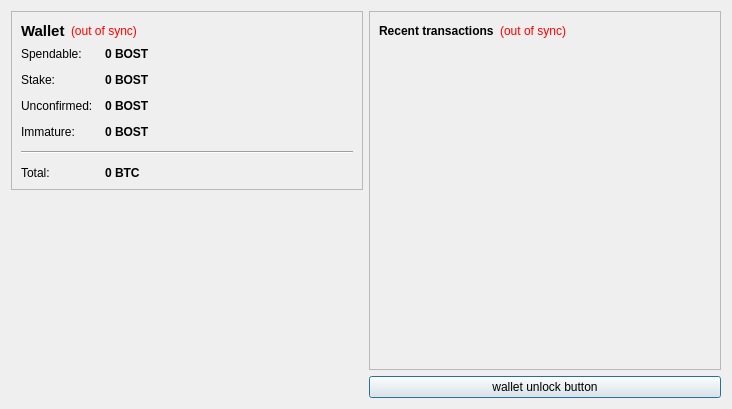
<?xml version="1.0" encoding="UTF-8"?>
<ui version="4.0">
 <class>OverviewPage</class>
 <widget class="QWidget" name="OverviewPage">
  <property name="geometry">
   <rect>
    <x>0</x>
    <y>0</y>
    <width>732</width>
    <height>409</height>
   </rect>
  </property>
  <property name="windowTitle">
   <string>Form</string>
  </property>
  <layout class="QHBoxLayout" name="horizontalLayout" stretch="0,0">
   <item>
    <layout class="QVBoxLayout" name="verticalLayout_2">
     <item>
      <widget class="QFrame" name="frame">
       <property name="frameShape">
        <enum>QFrame::StyledPanel</enum>
       </property>
       <property name="frameShadow">
        <enum>QFrame::Raised</enum>
       </property>
       <layout class="QVBoxLayout" name="verticalLayout_4">
        <item>
         <layout class="QHBoxLayout" name="horizontalLayout_4">
          <item>
           <widget class="QLabel" name="label_5">
            <property name="font">
             <font>
              <pointsize>11</pointsize>
              <weight>75</weight>
              <bold>true</bold>
             </font>
            </property>
            <property name="text">
             <string>Wallet</string>
            </property>
           </widget>
          </item>
          <item>
           <widget class="QLabel" name="labelWalletStatus">
            <property name="toolTip">
             <string>The displayed information may be out of date. Your wallet automatically synchronizes with the Aerocoin network after a connection is established, but this process has not completed yet.</string>
            </property>
            <property name="styleSheet">
             <string notr="true">QLabel { color: red; }</string>
            </property>
            <property name="text">
             <string notr="true">(out of sync)</string>
            </property>
            <property name="alignment">
             <set>Qt::AlignLeading|Qt::AlignLeft|Qt::AlignVCenter</set>
            </property>
           </widget>
          </item>
          <item>
           <spacer name="horizontalSpacer_2">
            <property name="orientation">
             <enum>Qt::Horizontal</enum>
            </property>
            <property name="sizeHint" stdset="0">
             <size>
              <width>40</width>
              <height>20</height>
             </size>
            </property>
           </spacer>
          </item>
         </layout>
        </item>
        <item>
         <layout class="QFormLayout" name="formLayout_2">
          <property name="fieldGrowthPolicy">
           <enum>QFormLayout::AllNonFixedFieldsGrow</enum>
          </property>
          <property name="horizontalSpacing">
           <number>12</number>
          </property>
          <property name="verticalSpacing">
           <number>12</number>
          </property>
          <item row="0" column="0">
           <widget class="QLabel" name="label">
            <property name="text">
             <string>Spendable:</string>
            </property>
           </widget>
          </item>
          <item row="0" column="1">
           <widget class="QLabel" name="labelBalance">
            <property name="font">
             <font>
              <weight>75</weight>
              <bold>true</bold>
             </font>
            </property>
            <property name="cursor">
             <cursorShape>IBeamCursor</cursorShape>
            </property>
            <property name="toolTip">
             <string>Your current spendable balance</string>
            </property>
            <property name="text">
             <string notr="true">0 BOST</string>
            </property>
            <property name="textInteractionFlags">
             <set>Qt::LinksAccessibleByMouse|Qt::TextSelectableByKeyboard|Qt::TextSelectableByMouse</set>
            </property>
           </widget>
          </item>
          <item row="1" column="0">
           <widget class="QLabel" name="label_6">
            <property name="text">
             <string>Stake:</string>
            </property>
           </widget>
          </item>
          <item row="1" column="1">
           <widget class="QLabel" name="labelStake">
            <property name="font">
             <font>
              <weight>75</weight>
              <bold>true</bold>
             </font>
            </property>
            <property name="cursor">
             <cursorShape>IBeamCursor</cursorShape>
            </property>
            <property name="toolTip">
             <string>Total of coins that was staked, and do not yet count toward the current balance</string>
            </property>
            <property name="text">
             <string notr="true">0 BOST</string>
            </property>
            <property name="textInteractionFlags">
             <set>Qt::LinksAccessibleByMouse|Qt::TextSelectableByKeyboard|Qt::TextSelectableByMouse</set>
            </property>
           </widget>
          </item>
          <item row="2" column="0">
           <widget class="QLabel" name="label_3">
            <property name="text">
             <string>Unconfirmed:</string>
            </property>
           </widget>
          </item>
          <item row="2" column="1">
           <widget class="QLabel" name="labelUnconfirmed">
            <property name="font">
             <font>
              <weight>75</weight>
              <bold>true</bold>
             </font>
            </property>
            <property name="cursor">
             <cursorShape>IBeamCursor</cursorShape>
            </property>
            <property name="toolTip">
             <string>Total of transactions that have yet to be confirmed, and do not yet count toward the current balance</string>
            </property>
            <property name="text">
             <string notr="true">0 BOST</string>
            </property>
            <property name="textInteractionFlags">
             <set>Qt::LinksAccessibleByMouse|Qt::TextSelectableByKeyboard|Qt::TextSelectableByMouse</set>
            </property>
           </widget>
          </item>
          <item row="3" column="0">
           <widget class="QLabel" name="labelImmatureText">
            <property name="text">
             <string>Immature:</string>
            </property>
           </widget>
          </item>
          <item row="3" column="1">
           <widget class="QLabel" name="labelImmature">
            <property name="font">
             <font>
              <weight>75</weight>
              <bold>true</bold>
             </font>
            </property>
            <property name="toolTip">
             <string>Mined balance that has not yet matured</string>
            </property>
            <property name="text">
             <string notr="true">0 BOST</string>
            </property>
            <property name="textInteractionFlags">
             <set>Qt::LinksAccessibleByMouse|Qt::TextSelectableByKeyboard|Qt::TextSelectableByMouse</set>
            </property>
           </widget>
          </item>
          <item row="4" column="0" colspan="2">
           <widget class="Line" name="line">
            <property name="orientation">
             <enum>Qt::Horizontal</enum>
            </property>
           </widget>
          </item>
          <item row="5" column="0">
           <widget class="QLabel" name="labelTotalText">
            <property name="text">
             <string>Total:</string>
            </property>
           </widget>
          </item>
          <item row="5" column="1">
           <widget class="QLabel" name="labelTotal">
            <property name="font">
             <font>
              <weight>75</weight>
              <bold>true</bold>
             </font>
            </property>
            <property name="cursor">
             <cursorShape>IBeamCursor</cursorShape>
            </property>
            <property name="toolTip">
             <string>Your current total balance</string>
            </property>
            <property name="text">
             <string notr="true">0 BTC</string>
            </property>
            <property name="textInteractionFlags">
             <set>Qt::LinksAccessibleByMouse|Qt::TextSelectableByKeyboard|Qt::TextSelectableByMouse</set>
            </property>
           </widget>
          </item>
         </layout>
        </item>
       </layout>
      </widget>
     </item>
     <item>
      <spacer name="verticalSpacer_4">
       <property name="orientation">
        <enum>Qt::Vertical</enum>
       </property>
       <property name="sizeHint" stdset="0">
        <size>
         <width>20</width>
         <height>40</height>
        </size>
       </property>
      </spacer>
     </item>
     <item>
      <widget class="QLabel" name="label_2">
       <property name="text">
        <string/>
       </property>
       <property name="pixmap">
        <pixmap resource="../bitcoin.qrc">:/images/Wallet_Logo</pixmap>
       </property>
       <property name="alignment">
        <set>Qt::AlignCenter</set>
       </property>
      </widget>
     </item>
     <item>
      <spacer name="verticalSpacer">
       <property name="orientation">
        <enum>Qt::Vertical</enum>
       </property>
       <property name="sizeHint" stdset="0">
        <size>
         <width>20</width>
         <height>40</height>
        </size>
       </property>
      </spacer>
     </item>
    </layout>
   </item>
   <item>
    <layout class="QVBoxLayout" name="verticalLayout_3">
     <item>
      <widget class="QFrame" name="frame_2">
       <property name="frameShape">
        <enum>QFrame::StyledPanel</enum>
       </property>
       <property name="frameShadow">
        <enum>QFrame::Raised</enum>
       </property>
       <layout class="QVBoxLayout" name="verticalLayout">
        <item>
         <layout class="QHBoxLayout" name="horizontalLayout_2">
          <item>
           <widget class="QLabel" name="label_4">
            <property name="text">
             <string>&lt;b&gt;Recent transactions&lt;/b&gt;</string>
            </property>
           </widget>
          </item>
          <item>
           <widget class="QLabel" name="labelTransactionsStatus">
            <property name="toolTip">
             <string>The displayed information may be out of date. Your wallet automatically synchronizes with the Aerocoin network after a connection is established, but this process has not completed yet.</string>
            </property>
            <property name="styleSheet">
             <string notr="true">QLabel { color: red; }</string>
            </property>
            <property name="text">
             <string notr="true">(out of sync)</string>
            </property>
            <property name="alignment">
             <set>Qt::AlignRight|Qt::AlignTrailing|Qt::AlignVCenter</set>
            </property>
           </widget>
          </item>
          <item>
           <spacer name="horizontalSpacer">
            <property name="orientation">
             <enum>Qt::Horizontal</enum>
            </property>
            <property name="sizeHint" stdset="0">
             <size>
              <width>40</width>
              <height>20</height>
             </size>
            </property>
           </spacer>
          </item>
         </layout>
        </item>
        <item>
         <widget class="QListView" name="listTransactions">
          <property name="styleSheet">
           <string notr="true">QListView { background: transparent; }</string>
          </property>
          <property name="frameShape">
           <enum>QFrame::NoFrame</enum>
          </property>
          <property name="verticalScrollBarPolicy">
           <enum>Qt::ScrollBarAlwaysOff</enum>
          </property>
          <property name="horizontalScrollBarPolicy">
           <enum>Qt::ScrollBarAlwaysOff</enum>
          </property>
          <property name="selectionMode">
           <enum>QAbstractItemView::NoSelection</enum>
          </property>
         </widget>
        </item>
       </layout>
      </widget>
     </item>
     <item>
      <widget class="QPushButton" name="unlockWalletButton">
       <property name="sizePolicy">
        <sizepolicy hsizetype="Minimum" vsizetype="Fixed">
         <horstretch>0</horstretch>
         <verstretch>0</verstretch>
        </sizepolicy>
       </property>
       <property name="maximumSize">
        <size>
         <width>16777214</width>
         <height>16777214</height>
        </size>
       </property>
       <property name="toolTip">
        <string/>
       </property>
       <property name="text">
        <string>wallet unlock button</string>
       </property>
       <property name="checkable">
        <bool>false</bool>
       </property>
       <property name="autoDefault">
        <bool>false</bool>
       </property>
       <property name="default">
        <bool>true</bool>
       </property>
       <property name="flat">
        <bool>false</bool>
       </property>
      </widget>
     </item>
    </layout>
   </item>
  </layout>
 </widget>
 <resources>
  <include location="../bitcoin.qrc"/>
 </resources>
 <connections/>
</ui>
